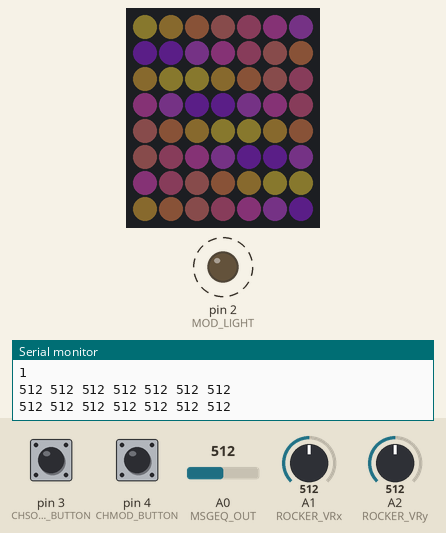
Simulated run of this program. Board: Arduino Uno, built with avr-gcc and run on an emulated ATmega328P. On the bench: 7×8 RGB LED matrix (first LED top left, wired row by row), output pins drawn as LEDs (lit = HIGH), the last lines printed to the serial monitor. Dashed ring = blinking. Inputs (shaded band) come from the test bench; at power-on: A0 (MSGEQ_OUT) = 512, pin 4 (CHMOD_BUTTON) HIGH, pin 3 (CHSONG_BUTTON) LOW, A1 (ROCKER_VRx) = 512, A2 (ROCKER_VRy) = 512. Dim RGB values are drawn brighter than linear; colours are those a GRB WS2812 strip shows for the declared byte order; the audio player accepts every command and is not drawn; pins used as bus, display or sensor lines are not drawn.

Above: at 3.06 s.
3.3 s: A0 (MSGEQ_OUT) set to 692
At 3.53 s:
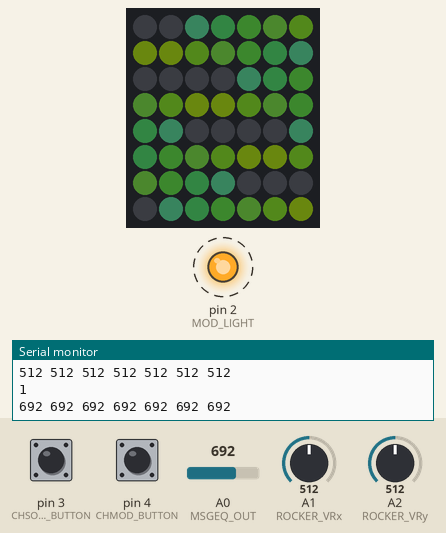
5.4 s: A0 (MSGEQ_OUT) set to 672
At 5.75 s:
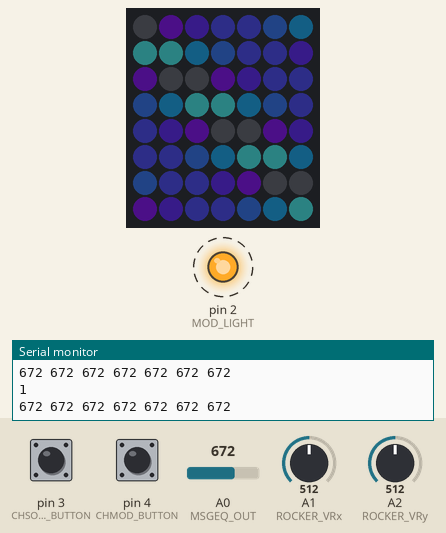
7.5 s: A0 (MSGEQ_OUT) set to 716
At 7.66 s:
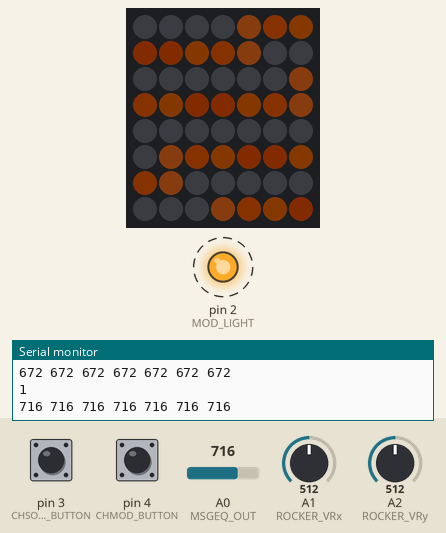
9.5 s: A0 (MSGEQ_OUT) set to 900
At 9.88 s:
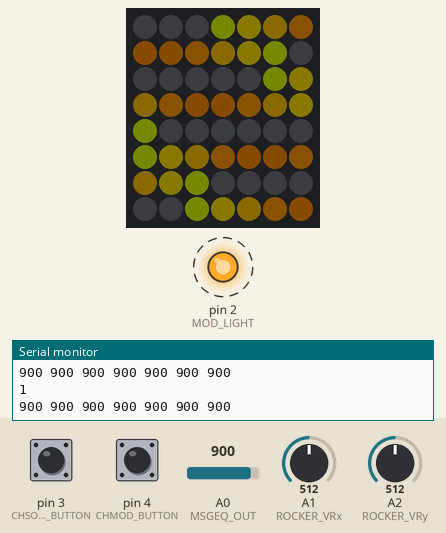
11.6 s: pin 4 (CHMOD_BUTTON) pulled LOW for 3.2 s
15.4 s: A0 (MSGEQ_OUT) set to 1023
At 15.84 s:
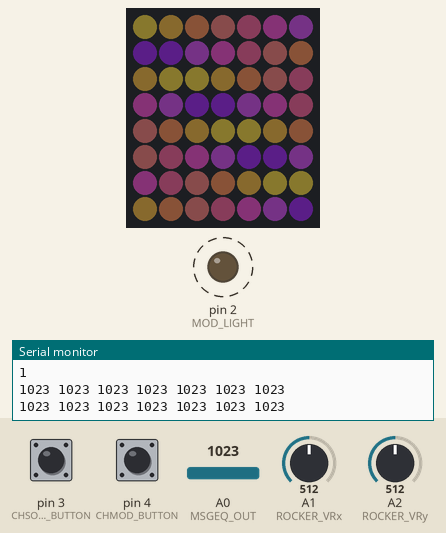
Timing chart, 0 to 18.7 s (numbered marks = the images above; inputs shaded):
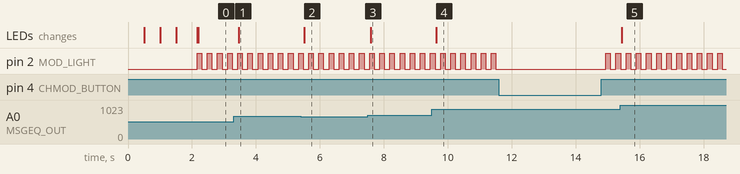

Measured:
- after the input at 3.3 s, the LEDs: change after 0.17 s (image 1)
- after the input at 5.4 s, the LEDs: change after 0.11 s (image 2)
- after the input at 7.5 s, the LEDs: change after 0.09 s (image 3)
- after the input at 9.5 s, the LEDs: change after 0.14 s (image 4)
- after the input at 15.4 s, the LEDs: change at once (image 5)

The program:

main.cpp
```cpp
// 由于某些不可抗拒因素，WS2812B 的灯珠颜色有所差异，以下是实际对应
// r -> 绿色，g -> 红色， b -> 蓝色

#include <Arduino.h>
#include <FastLED.h>
#include <SoftwareSerial.h>
#include <DFRobotDFPlayerMini.h>

// ----------------常量定义----------------

// 最大歌曲数
#define NUM_SONG 6
// WS2812B 灯珠行列数量
#define COLS 7
#define ROWS 8
// WS2812B 灯珠数量
#define NUM_LEDS 56
// LED 映射矩阵数组
const int ledmap[COLS][ROWS] = {
    { 7,  6,  5,  4,  3,  2,  1,  0},
    { 8,  9, 10, 11, 12, 13, 14, 15},
    {23, 22, 21, 20, 19, 18, 17, 16},
    {24, 25, 26, 27, 28, 29, 30, 31},
    {39, 38, 37, 36, 35, 34, 33, 32},
    {40, 41, 42, 43, 44, 45, 46, 47},
    {55, 54, 53, 52, 51, 50, 49, 48},
};

const CRGB level_rgb[9][8] = {
    {CRGB(  0,  0,  0),CRGB(  0,  0,  0),CRGB(  0,  0,  0),CRGB(  0,  0,  0),CRGB(  0,  0,  0),CRGB(  0,  0,  0),CRGB(  0,  0,  0),CRGB(  0,  0,  0)},
    {CRGB(  0, 30,  0),CRGB(  0,  0,  0),CRGB(  0,  0,  0),CRGB(  0,  0,  0),CRGB(  0,  0,  0),CRGB(  0,  0,  0),CRGB(  0,  0,  0),CRGB(  0,  0,  0)},
    {CRGB(  5, 50,  0),CRGB( 10, 70,  0),CRGB(  0,  0,  0),CRGB(  0,  0,  0),CRGB(  0,  0,  0),CRGB(  0,  0,  0),CRGB(  0,  0,  0),CRGB(  0,  0,  0)},
    {CRGB( 15, 90,  0),CRGB( 20,110,  0),CRGB( 30,130,  5),CRGB(  0,  0,  0),CRGB(  0,  0,  0),CRGB(  0,  0,  0),CRGB(  0,  0,  0),CRGB(  0,  0,  0)},
    {CRGB( 50,150, 10),CRGB( 70,170, 15),CRGB( 90,190, 20),CRGB(110,210, 25),CRGB(  0,  0,  0),CRGB(  0,  0,  0),CRGB(  0,  0,  0),CRGB(  0,  0,  0)},
    {CRGB(130,230, 10),CRGB(150,250, 10),CRGB(170,230, 10),CRGB(190,210, 10),CRGB(210,190, 10),CRGB(  0,  0,  0),CRGB(  0,  0,  0),CRGB(  0,  0,  0)},
    {CRGB(230,170, 30),CRGB(250,150, 50),CRGB(230,130, 70),CRGB(210,110, 90),CRGB(190, 90,110),CRGB(170, 70,130),CRGB(  0,  0,  0),CRGB(  0,  0,  0)},
    {CRGB(150, 50,150),CRGB(130, 30,170),CRGB(110, 50,190),CRGB( 90, 70,210),CRGB( 70, 90,230),CRGB( 50,110,250),CRGB( 30,130,230),CRGB(  0,  0,  0)},
    {CRGB( 50,150,210),CRGB( 70,170,190),CRGB( 90,190,170),CRGB(110,210,150),CRGB(130,230,130),CRGB(150,250,110),CRGB(170,230, 90),CRGB(190,210, 70)},
};

// 每个音调对应的数字
const int tone_id[8] = {261, 293, 329, 349, 391, 440, 493, 547};

// ----------------引脚设置----------------

// 与 DFPlayer 通信的软串口 RX, TX
SoftwareSerial mySoftwareSerial(11, 10);
// WS2812B 数据引脚
#define DATA_PIN 9
// 模式指示灯
#define MOD_LIGHT 2
// 换歌按钮
#define CHSONG_BUTTON 3
// 播放器/电子琴转换按钮
#define CHMOD_BUTTON 4
// 摇杆输出
#define ROCKER_VRx A1
#define ROCKER_VRy A2
#define ROCKER_SW 5 // useless
// MSGEQ7 相关引脚
#define MSGEQ_OUT A0 // 3 pin
#define MSGEQ_RESET 13 // 7 pin
#define MSGEQ_STROBE 12 // 4 pin

// ----------------全局变量定义-----------------

// 播放器/电子琴模式，默认为1，表示电子琴
int mod = 1;
// 歌曲曲目, 默认为 1
int song_id = 1;
// 前一个音调，-1 表示无效
int pre_tone = -1;
// MSGEQ7 输出的 7 个强度
int level[7];
// WS2812B 颜色数组
CRGB leds[NUM_LEDS];

// ---------------主要的函数声明-----------------

// 下一首歌
void next_song();
// 改变运行模式
void change_mod();
// 读取 MSGEQ7 的输出到 level 数组
void read_MSGEQ7();
// 根据摇杆得到音调, -1 为无效
int get_tone();
// 显示 LED 频谱
void LED_show();

// ----------------------------------------------


// DFPlayer 定义
DFRobotDFPlayerMini myDFPlayer;

// 测试模式
#define TESTMOD 3

void setup() {

    mySoftwareSerial.begin(9600);
    Serial.begin(115200, SERIAL_8E2);

    // 初始化 MSGEQ7
    pinMode(MSGEQ_STROBE, OUTPUT);
    pinMode(MSGEQ_RESET,  OUTPUT);
    pinMode(MSGEQ_OUT, INPUT);
    pinMode(DATA_PIN, OUTPUT);
    pinMode(MOD_LIGHT, OUTPUT);

    digitalWrite(MSGEQ_RESET, LOW);
    digitalWrite(MSGEQ_STROBE, HIGH);

    // 使用外部中断似乎有些问题
    // attachInterrupt(0, change_mod, RISING);
    // attachInterrupt(1, next_song, RISING);

    // LED 初始化
    FastLED.addLeds<WS2812B, DATA_PIN, RGB>(leds, NUM_LEDS);
    FastLED.setBrightness(10); // 设置亮度

    // ------------------ LED 开机测试 ----------------------------
    for(int i = 0; i < NUM_LEDS; i ++) {
        leds[i] = CRGB::Green;
    }
    FastLED.show();
    delay(500);
    for(int i = 0; i < NUM_LEDS; i ++) {
        leds[i] = CRGB::Red;
    }
    FastLED.show();
    delay(500);
    for(int i = 0; i < NUM_LEDS; i ++) {
        leds[i] = CRGB::Blue;
    }
    FastLED.show();
    delay(500);
    FastLED.clear();
    FastLED.show();
    // -----------------------------------------------------------

    // 初始化 DFPlaer
    if (!myDFPlayer.begin(mySoftwareSerial)) {
        Serial.println(F("DFPlayer unable to begin"));
        while(true);
    }
    Serial.println(F("DFPlayer Mini online."));

    myDFPlayer.volume(24);  // 设置音量 From 0 to 30

}

void loop() {
    change_mod();
    switch (mod) {
    case 0:
        digitalWrite(MOD_LIGHT, HIGH);
        next_song();
        break;
    case 1:
        digitalWrite(MOD_LIGHT, LOW);
        int tone = get_tone();
        if(tone != pre_tone) {
            delay(20);
            int testtone = get_tone();
            if(testtone != tone) {
                break;
            }
            if(tone != -1) {
                myDFPlayer.playMp3Folder(tone_id[tone]);
            }
            pre_tone = tone;
#if 1 == TESTMOD
            Serial.println(tone_id[tone]);
#endif
        }
        break;
    }
    read_MSGEQ7();
    LED_show();

}

void change_mod() {
    if(digitalRead(CHMOD_BUTTON) == LOW) return;
    delay(100);
    if(digitalRead(CHMOD_BUTTON) == HIGH) {
        mod ^= 1;
        myDFPlayer.stop();
        if(!mod) {
            delay(10);
            song_id = 1;
            myDFPlayer.playMp3Folder(song_id);
            Serial.println(song_id);
        } else {
            delay(10);
            pre_tone = -1;
        }
    }
}

void next_song() {
    if(digitalRead(CHSONG_BUTTON) == LOW) return;
    delay(100);
    if(digitalRead(CHSONG_BUTTON) == HIGH) {
        song_id = song_id % NUM_SONG + 1;
        myDFPlayer.playMp3Folder(song_id);
        Serial.println(song_id);
    }
}

int get_tone() {
    int x = analogRead(ROCKER_VRx);
    int y = analogRead(ROCKER_VRy);
#if 2 == TESTMOD
    Serial.print(F("x:")), Serial.println(x);
    Serial.print(F("y:")), Serial.println(y);
#endif
    if(y <= 341) {
        if(x < 0) {
            return -1;
        } else if(x <= 341) {
            return 0;
        } else if(x <= 682) {
            return 1;
        } else if(x <= 1023) {
            return 2;
        } else {
            return -1;
        }
    } else if(y <= 682) {
        if(x < 0) {
            return -1;
        } else if(x <= 341) {
            return 7;
        } else if(x <= 682) {
            return -1;
        } else if(x <= 1023) {
            return 3;
        } else {
            return -1;
        }
    } else if(y <= 1023) {
        if(x < 0) {
            return -1;
        } else if(x <= 341) {
            return 6;
        } else if(x <= 682) {
            return 5;
        } else if(x <= 1023) {
            return 4;
        } else {
            return -1;
        }
    } else {
        return -1;
    }
}

void read_MSGEQ7() {
    digitalWrite(MSGEQ_RESET, HIGH);
    digitalWrite(MSGEQ_RESET, LOW);
    delayMicroseconds(75);

    for (int i = 0; i < 7; i ++) {
        digitalWrite(MSGEQ_STROBE, LOW);
        delayMicroseconds(40); // Delay  necessary due to timing diagram, 源代码中是 100
        level[i] = analogRead(MSGEQ_OUT);

#if 3 == TESTMOD
            Serial.print(level[i]);
            Serial.print(F(" "));
#endif
        digitalWrite(MSGEQ_STROBE, HIGH);
        delayMicroseconds(40); // Delay  necessary due to timing diagram, 源代码中是 100
    }
#if 3 == TESTMOD
    Serial.println("");
#endif

}

void LED_show() {
    for(int j = ROWS - 1; j >= 0 ; j --) {
        for(int i = 0; i < COLS; i ++) {
            int x = level[i];
            if(x <= 800) x = 1600 - x;
            x = (x - 800) / 18;
            if(x < 0) x = 0;
            if(x > 8) x = 8;
            leds[ledmap[i][j]] = level_rgb[x][j];
        }
        FastLED.show();
        delay(1);
    }
}
```
